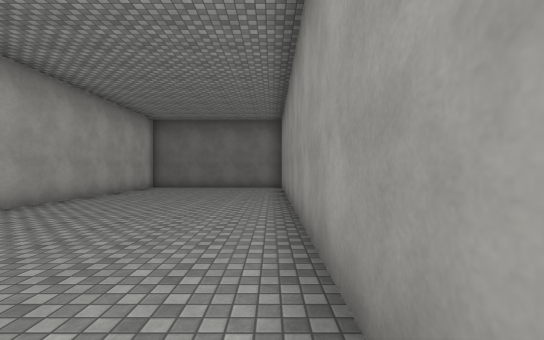
[1] (above)

12 first-person views from a walk through a Unity game level. The camera is 1.5 m above the floor, looks level and sees 90° across. The floor is counted in squares, 2 m on a side. Each view is taken from the middle of a square. On the plan, view 1 faces up. The plan holds only what a view shows up to about 10 squares ahead; the rest is blank. The place goes on beyond the plan. The player is left out. Surface patterns are stand-ins for the level's own textures.

[2]
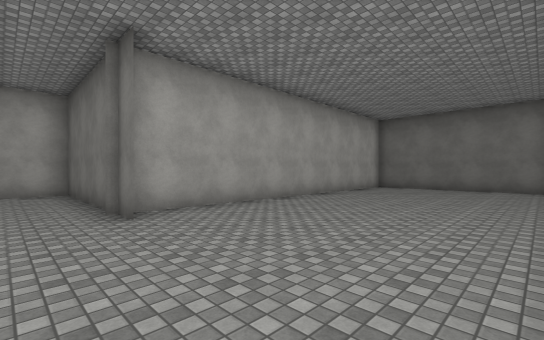

[3]
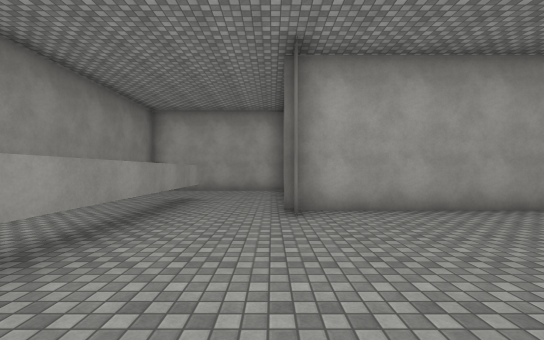

[4]
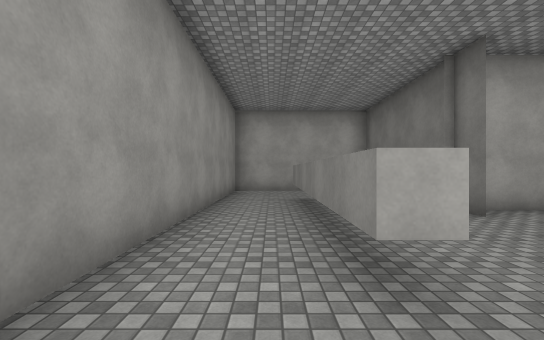

[5]
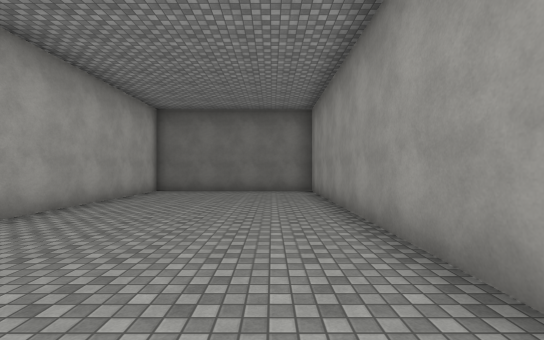

[6]
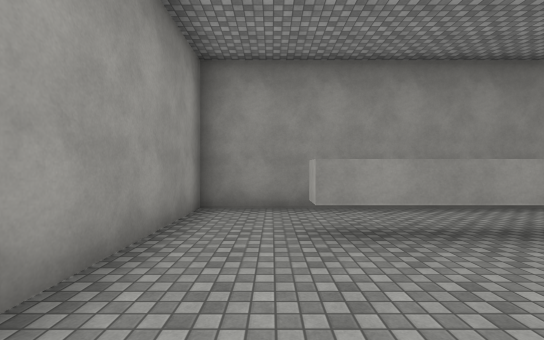

[7]
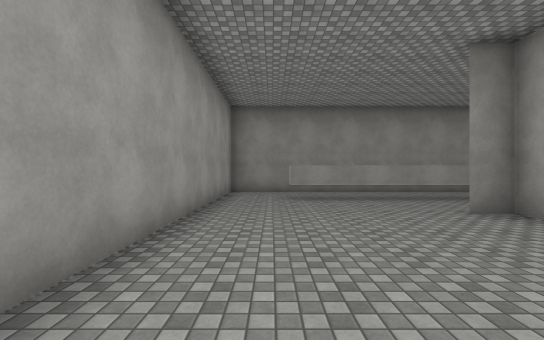

[8]
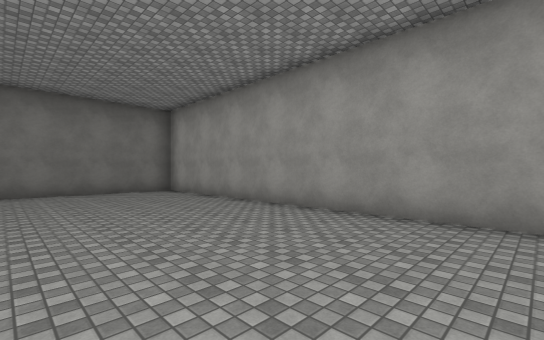

[9]
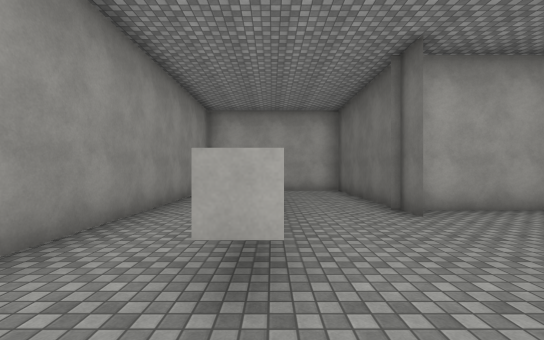

[10]
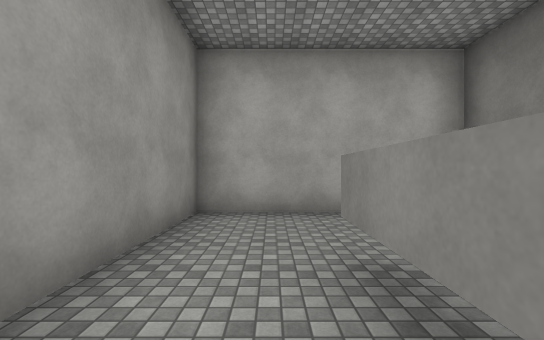

[11]
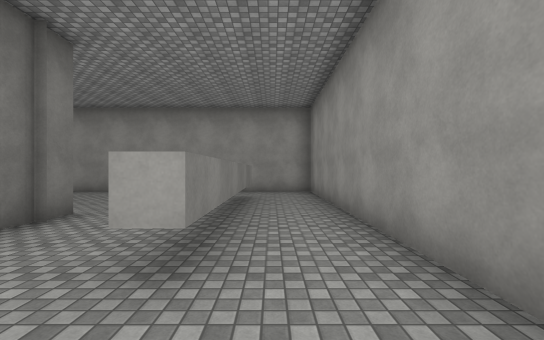

[12]
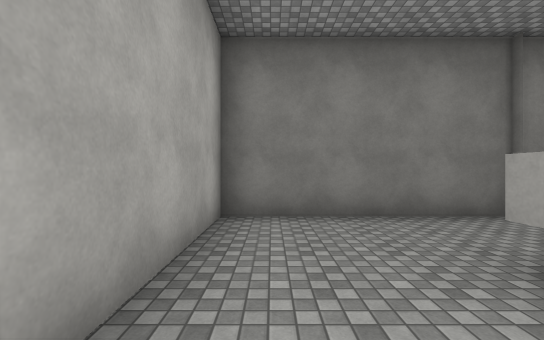

### Floor plan
Key: @ floor where view 1 was taken; # wall or solid block; . floor; T thing the floor can be seen under or through.
Columns run from 10 left of view 1 to 1 right of it. Each row starts with its distance up from view 1.
 12      #######
 11      #.....#
 10      #.....#
  9      #.....#
  8      #.....#
  7      #.....#
  6      #.....#
  5      #.....#
  4      #.....#
  3      #.....#
  2 ######.....#
  1 #..........#
  0 #.........@#
 -1 #..TTTTTT..#
 -2 #..........#
 -3 #..........#
 -4 ############

Where each view was taken, in squares from view 1:
view 1: 0 up, 0 right, facing up
view 2: 0 up, 0 right, facing up-left
view 3: 1 up, 0 right, facing left
view 4: 2 down, 0 right, facing left
view 5: 2 up, 1 left, facing up
view 6: 2 up, 1 left, facing down
view 7: 6 up, 1 left, facing down
view 8: 2 up, 4 left, facing up-right
view 9: 1 down, 0 right, facing left
view 10: 2 down, 5 left, facing left
view 11: 2 down, 9 left, facing right
view 12: 3 down, 9 left, facing up
